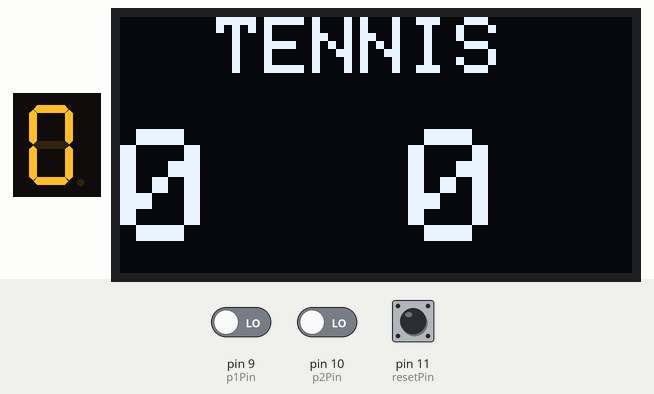
The sketch below on a simulated Arduino Uno, built with avr-gcc and run on an emulated ATmega328P. Parts: 1-digit seven-segment display, 128×64 one-colour display. Wiring (inferred from the names in the program): 1-digit 7-segment display, segments lit when LOW: segments pin 2, pin 3, pin 4, pin 5, pin 6, pin 7, pin 8. The inputs (shaded band) are chosen by the test bench; at power-on: pin 10 (p2Pin) LOW, pin 11 (resetPin) LOW, pin 9 (p1Pin) LOW. Random numbers use the default seed unless the sketch sets one; the segment pins are drawn as the display they are named for.

Above: at 1.2 s.
1.3 s: pin 10 (p2Pin) driven HIGH
At 1.51 s:
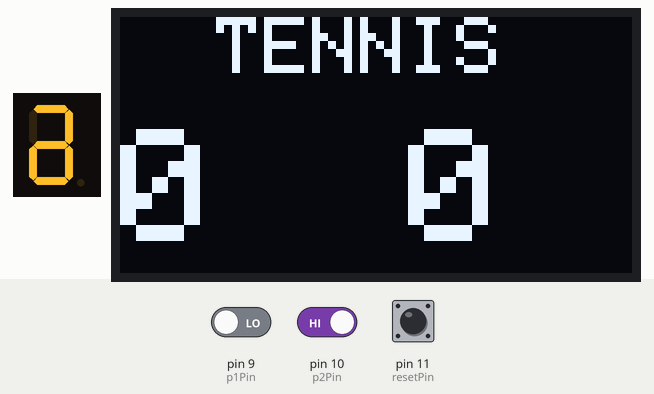
3.3 s: pin 11 (resetPin) pulled HIGH for 0.15 s
At 3.64 s:
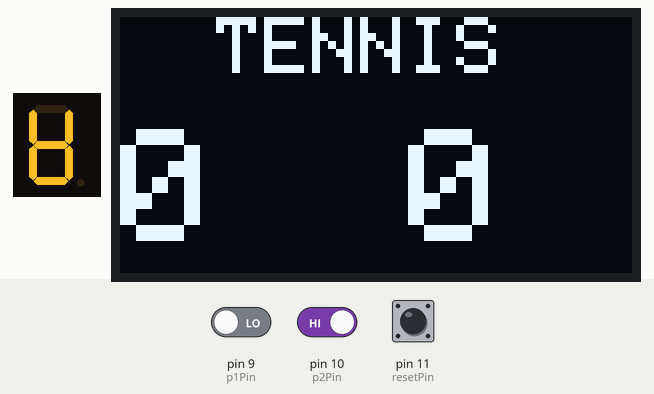
4.0 s: pin 9 (p1Pin) driven HIGH
At 5.23 s:
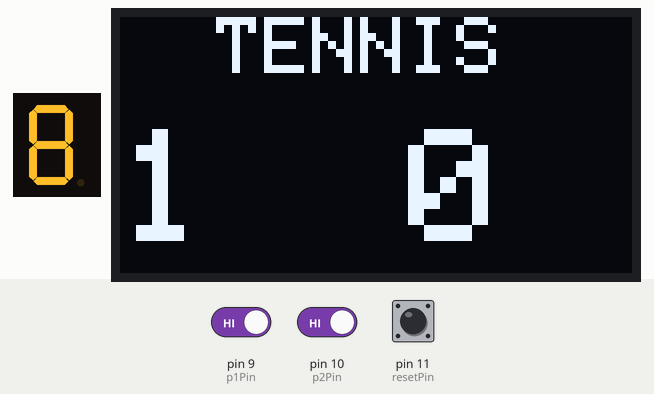
5.5 s: pin 9 (p1Pin) driven LOW
At 6.68 s:
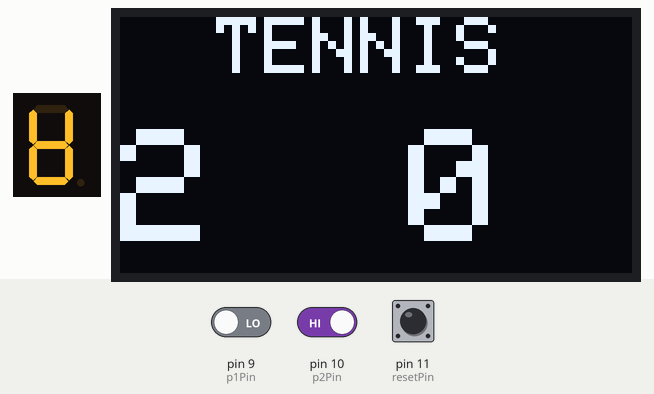
8.0 s: pin 11 (resetPin) pulled HIGH for 1 s
At 8.7 s:
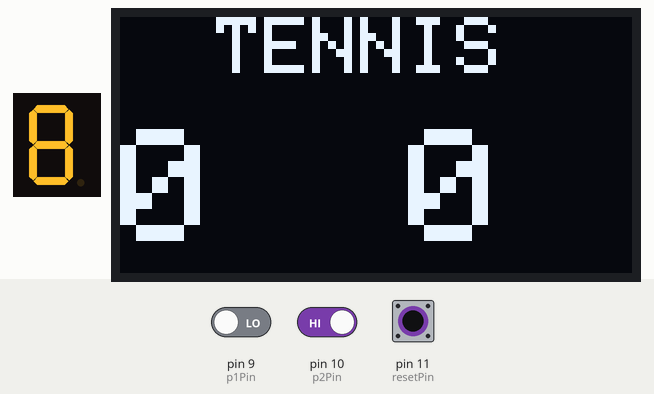
9.6 s: pin 10 (p2Pin) driven LOW
At 11.2 s:
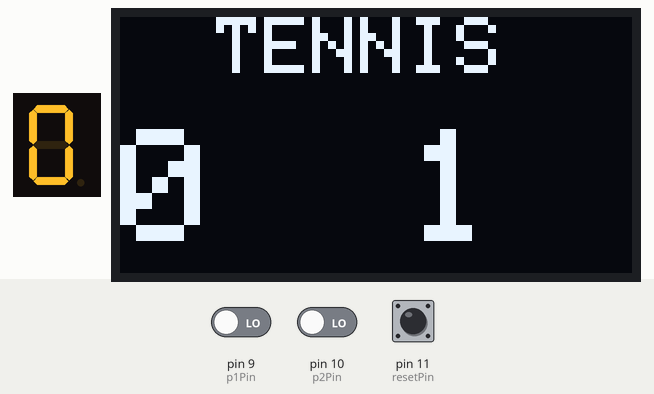

The sketch:

tennis.ino
```cpp
#include <SPI.h>
#include <Wire.h>
#include <Adafruit_GFX.h>
#include <Adafruit_SSD1306.h>

#define SCREEN_WIDTH 128 // OLED display width, in pixels
#define SCREEN_HEIGHT 64 // OLED display height, in pixels

// Declaration for an SSD1306 display connected to I2C (SDA, SCL pins)
// The pins for I2C are defined by the Wire-library.
// On an arduino UNO:       A4(SDA), A5(SCL)
// On an arduino MEGA 2560: 20(SDA), 21(SCL)
// On an arduino LEONARDO:   2(SDA),  3(SCL), ...
#define OLED_RESET     -1 // Reset pin # (or -1 if sharing Arduino reset pin)
#define SCREEN_ADDRESS 0x3C ///< See datasheet for Address; 0x3D for 128x64, 0x3C for 128x32
Adafruit_SSD1306 display(SCREEN_WIDTH, SCREEN_HEIGHT, &Wire, OLED_RESET);

int pinArray[] = {2, 3, 4, 5, 6, 7, 8};
int p1Pin = 9;
uint16_t p1Score = 0;
int p2Pin = 10;
uint16_t p2Score = 0;
int resetPin = 11;
int baseTimer = 180;
int timerFactor = 60;
int delta = 0;
int position = 0;
int prevT = millis();
int currentT = millis();
int currentTimer = baseTimer;

void setup(){
  // SSD1306_SWITCHCAPVCC = generate display voltage from 3.3V internally
  if(!display.begin(SSD1306_SWITCHCAPVCC, SCREEN_ADDRESS)) {
    Serial.println(F("SSD1306 allocation failed"));
    for(;;); // Don't proceed, loop forever
  }
  display.clearDisplay();

  for (int count=0;count<=6;count++) {
    pinMode(pinArray[count], OUTPUT);
  }
  pinMode(p1Pin, INPUT);
  pinMode(p2Pin, INPUT);
  pinMode(resetPin, INPUT);
  reset();
}

void loop() {
  digitalWrite(pinArray[position], HIGH);
  currentT = millis();
  if (digitalRead(resetPin) == HIGH) {
    reset();
  }
  if (digitalRead(p1Pin) == HIGH) {
    if (position > 3 && delta < 0) {
      lose(1);
    }
    else if (position <= 2) {
      delta = 1;
      currentTimer = baseTimer - (position) * timerFactor;
    }
  }
  if (digitalRead(p2Pin) == HIGH) {
    if (position < 4 && delta > 0) {
      lose(2);
    }
    else if (position >= 4) {
      delta = -1;
      currentTimer = baseTimer - (6-position) * timerFactor;
    }
  }
  if (currentT - prevT > currentTimer) {
    prevT = currentT;
    digitalWrite(pinArray[position], LOW);
    position += delta;
    if (position > 6) {
      lose(2);
    }
    else if (position < 0) {
      lose(1);
    }
  }
}

void reset()
{
  delta = 0;
  p1Score = 0;
  p2Score = 0;
  if (random(1, 3) == 1) position = 0; else position = 6;
  clear();
  writeScore();
}

void clear()
{
  for (int i=0;i<=6;i++) {
    digitalWrite(pinArray[i], LOW);
  }
}

void writeScore()
{
  display.clearDisplay();
  display.setTextSize(4);
  display.setTextColor(SSD1306_WHITE);
  display.setTextSize(2);
  display.setCursor(0, 0);
  display.print("  TENNIS");

  display.setTextSize(4);
  display.setCursor(0, 28);
  display.print(p1Score);
  display.setCursor(72, 28);
  display.println(p2Score);
  display.display();

  display.display();
}

void lose(int player) {
  clear();
  int losePosition = 0;
  delta = 0;
  if (player == 1) {
    losePosition = 0;
    position = 6;
    p2Score++;
  }
  else {
    losePosition = 6;
    position = 0;
    p1Score++;
  }
  writeScore();
  for (int i=0;i<=5;i++) {
    digitalWrite(pinArray[losePosition], HIGH);
    delay(100);
    digitalWrite(pinArray[losePosition], LOW);
    delay(100);
  }
}
```
